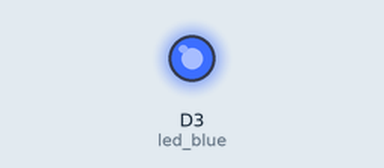
Simulated run of this sketch. Board: ESP8266 (NodeMCU). Shown: output pins drawn as LEDs (lit = HIGH).

Above: at 1.0 s.
At 3.0 s:
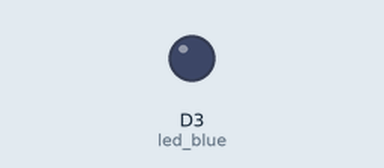
Timing chart, 0 to 5.2 s (numbered marks = the images above):
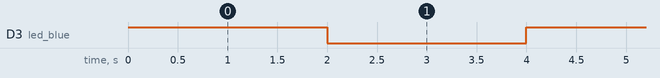

Measured:
- by itself, D3 (led_blue): alternates HIGH for 2.0 s and LOW for 2.0 s

The sketch:

02._led_blue_blink.ino
```cpp
/******************************************************************************************
 * FileName     : 02._led_blue_blink
 * Description  : 파랑 LED 켰다 껐다 해 보기
 * Author       : 오경석
 * Created Date : 2023.10.24
 * Reference    :
 * Modified     : 2024.03.27 : PEJ : 주석 수정
******************************************************************************************/


// global variable
int led_blue = D3;                        // 파랑 LED 핀 지정


// setup
void setup() {
  pinMode(led_blue, OUTPUT);              // 파랑 LED를 출력 모드로 설정
}


// main loop
void loop() {
  digitalWrite(led_blue, HIGH);           // 파랑 LED 켜기
  delay(2000);                            // 2초 기다리기

  digitalWrite(led_blue, LOW);            // 파랑 LED 끄기
  delay(2000);                            // 2초 기다리기
}


//==========================================================================================
//
// (주)한국공학기술연구원 http://et.ketri.re.kr
//
//==========================================================================================
```
